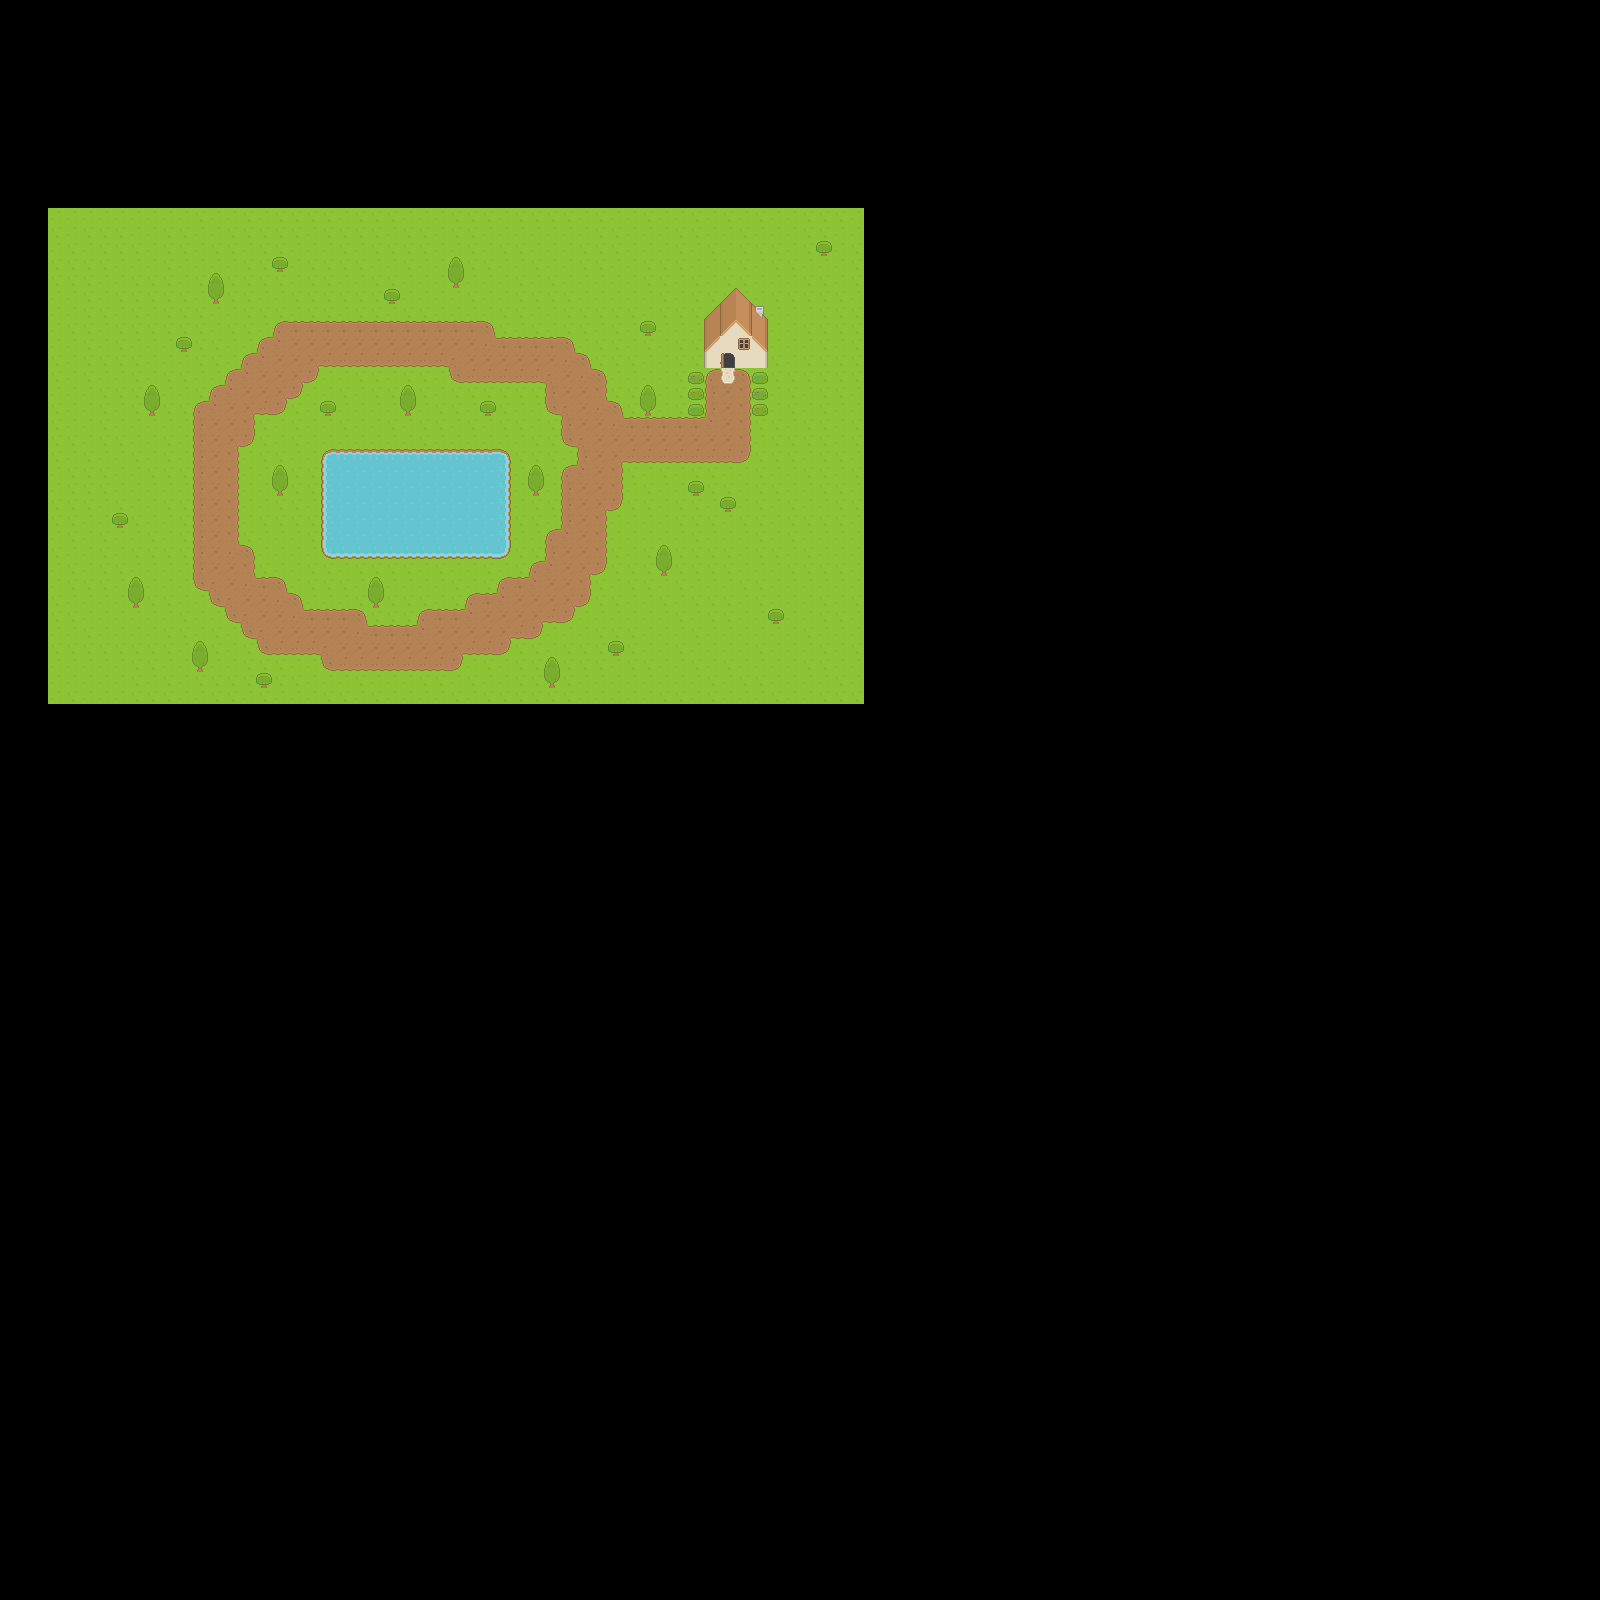

Below is a game level as drawn by its tile map, then a one-line description and the .tmx that defines it (tile-layer data replaced by summaries):
An orthogonal 100x100 tile map with 16x16 px tiles, 6 tile layers (BottomBackground, 2ndBackground, TopBackground, InFrontOfPlayer, ...) and 18 objects.

<map version="1.0" orientation="orthogonal" renderorder="left-down" width="100" height="100" tilewidth="16" tileheight="16" nextobjectid="8">
 <properties>
  <property name="unity:scale" value=".0625" />
 </properties>
 <tileset firstgid="1" name="base tileset" tilewidth="16" tileheight="16" spacing="1" tilecount="1767" columns="57">
  <image source="../Art/Environment/roguelikeSheet_transparent.png" width="968" height="526" />
  <terraintypes>
   <terrain name="Dirt" tile="578" />
  </terraintypes>
  <tile id="2">
   <objectgroup draworder="index">
    <object id="3" x="-0.0909091" y="0.0909091" width="15.9091" height="15.9091" />
   </objectgroup>
  </tile>
  <tile id="3">
   <objectgroup draworder="index">
    <object id="8" x="0.0909091" y="-0.0909091" width="15.8182" height="15.9091" />
   </objectgroup>
  </tile>
  <tile id="4">
   <objectgroup draworder="index">
    <object id="1" x="0" y="0" width="15.9091" height="15.8182" />
   </objectgroup>
  </tile>
  <tile id="59">
   <objectgroup draworder="index">
    <object id="1" x="-0.181818" y="0.181818" width="16.3636" height="16" />
   </objectgroup>
  </tile>
  <tile id="60">
   <objectgroup draworder="index">
    <object id="1" x="-0.0909091" y="0" width="16.0909" height="15.9091" />
   </objectgroup>
  </tile>
  <tile id="61">
   <objectgroup draworder="index">
    <object id="1" x="-0.0909091" y="0.181818" width="16" height="15.7273" />
   </objectgroup>
  </tile>
  <tile id="116">
   <objectgroup draworder="index">
    <object id="1" x="0" y="0.0909091" width="15.9091" height="15.8182" />
   </objectgroup>
  </tile>
  <tile id="117">
   <objectgroup draworder="index">
    <object id="1" x="0" y="0.0909091" width="15.9091" height="15.9091" />
   </objectgroup>
  </tile>
  <tile id="118">
   <objectgroup draworder="index">
    <object id="1" x="0" y="0.181818" width="15.9091" height="15.7273" />
   </objectgroup>
  </tile>
  <tile id="518" terrain="0,0,0," />
  <tile id="519" terrain="0,0,,0" />
  <tile id="520" terrain=",,,0" />
  <tile id="521" terrain=",,0,0" />
  <tile id="522" terrain=",,0," />
  <tile id="526">
   <objectgroup draworder="index">
    <object id="1" x="0" y="-0.0909091" width="15.8182" height="16.1818" />
   </objectgroup>
  </tile>
  <tile id="575" terrain="0,,0,0" />
  <tile id="576" terrain=",0,0,0" />
  <tile id="577" terrain=",0,,0" />
  <tile id="578" terrain="0,0,0,0" />
  <tile id="579" terrain="0,,0," />
  <tile id="634" terrain=",0,," />
  <tile id="635" terrain="0,0,," />
  <tile id="636" terrain="0,,," />
  <tile id="640">
   <objectgroup draworder="index">
    <object id="1" x="0" y="0.181818" width="16" height="15.6364" />
   </objectgroup>
  </tile>
 </tileset>
 <layer name="BottomBackground" width="100" height="100">
  <data>[10000 cells, 1581 non-empty, 14 distinct tile ids]</data>
 </layer>
 <layer name="2ndBackground" width="100" height="100">
  <data>[10000 cells, 292 non-empty, 17 distinct tile ids]</data>
 </layer>
 <layer name="TopBackground" width="100" height="100">
  <data>[10000 cells, 1 non-empty, 1 distinct tile ids]</data>
 </layer>
 <layer name="InFrontOfPlayer" width="100" height="100">
  <properties>
   <property name="unity:sortingLayerName" value="WorldObjects" />
  </properties>
  <data>[10000 cells, 10 non-empty, 6 distinct tile ids]</data>
 </layer>
 <layer name="Objects" width="100" height="100">
  <properties>
   <property name="unity:sortingLayerName" value="WorldObjects" />
  </properties>
  <data>[10000 cells, 13 non-empty, 2 distinct tile ids]</data>
 </layer>
 <layer name="ObjectsBehind" width="100" height="100">
  <data>[10000 cells, 31 non-empty, 5 distinct tile ids]</data>
 </layer>
 <objectgroup name="Collision Layer">
  <object id="1" x="704.25" y="319.25">
   <polyline points="0,0 63,0.5 63.25,48 32.875,48 33,35.5 14.375,35.625 13.875,48.625 -0.25,48.75 -0.5,-0.25 -0.25,-0.25 -0.25,0" />
  </object>
  <object id="2" x="688.25" y="375.25">
   <polyline points="0,0 3.75,-3.25 11.5,-3.25 15,-0.25 15.5,37.25 12,40.75 2.75,40.75 -0.75,38.5 0,0.25" />
  </object>
  <object id="3" x="752" y="414">
   <polyline points="0,0 -0.25,-37.75 4.25,-42 12.25,-42 15.75,-38 16.25,0.5 12.25,2.5 3,2.5 -0.25,0" />
  </object>
  <object id="4" x="48" y="176" width="816" height="29.3333" />
  <object id="5" x="862.667" y="174.667" width="48" height="561.333" />
  <object id="6" x="48" y="702.667" width="814.667" height="33.3333" />
  <object id="7" x="17.3333" y="176" width="30.6667" height="557.333" />
 </objectgroup>
</map>
